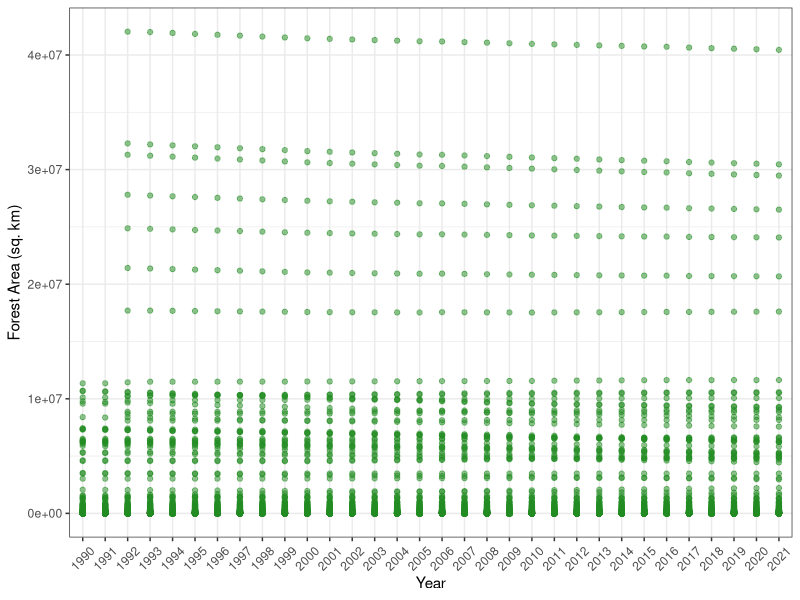
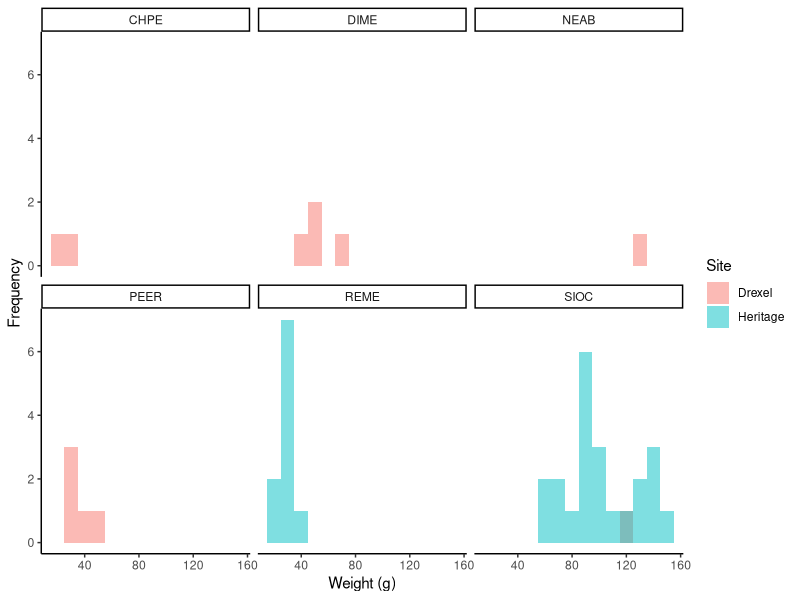

Reproduce these figures in R, in order.
## ---- chunk 1
knitr::opts_chunk$set(echo = TRUE)
## ---- chunk 2
library(tidyverse)
## ---- chunk 3
forest <- read_csv("forest_per_country.csv", skip = 4, col_names = TRUE)
## ---- chunk 4
# a
forest <- forest %>% 
  pivot_longer(`1990`:`2022`, names_to = "Year", values_to = "ForestArea_sqkm")
forest

# b.
forest <- forest %>% 
  drop_na(ForestArea_sqkm)
forest
  
# c
ggplot(forest, aes(Year, ForestArea_sqkm)) +
  geom_point(alpha = 0.5, color = "forestgreen") +
  labs(x = "Year",
       y = "Forest Area (sq. km)") +
  theme_bw() +
  theme(axis.text.x = element_text(angle = 45, vjust = 0.5))
## ---- chunk 5
oecd <- read_csv("oecd_annual_data.csv", skip = 4, col_names = TRUE)
head(oecd)
## ---- chunk 6
#b
oecd <- oecd %>% 
  fill(OECD_member)
oecd

#c
oecd <- oecd %>% 
  pivot_longer(`2000`:`2022`, names_to = "Year", values_to = "MarineProtectedArea_sqkm")
oecd

#d
oecd |> 
  filter(OECD_member == "Non-OECD Economies") |> 
  pivot_wider(names_from = Country, values_from = MarineProtectedArea_sqkm) |> 
  select(-OECD_member)
## ---- chunk 7
rodents <- read_csv("capture_data.csv")
## ---- chunk 8
#a
rodents <- rodents %>% 
  rename(TrapID = `Trap ID`, Status = `Status (R/N)`, TotalWeight = `Total Weight`,
         BagWeight = `Bag weight`, AnimalWeight = `Animal Weight`, 
         HindfoodLength = `Hind foot length`, TailLength = `Tail length`,
         HairSample = `Hair sample (Y/N)`, Position = `Position (R/L)`)

#b 
rodents <- rodents %>% 
  fill(Site)

#c
rodents <- rodents %>% 
  mutate(Species = replace(Species, Species == "SIOC?", "SIOC"),
         Species = replace(Species, Species == "DIME?", "DIME"))

#d
rodents <- rodents %>% 
  mutate(TailLength = replace(TailLength, TailLength == "~15.5", "15.5"))

#e
rodents <- rodents %>% 
  mutate(HairSample = na_if(HairSample, "?"),
         Position = na_if(Position, "?"))

#f
ggplot(rodents, aes(TotalWeight, fill = Site)) +
  geom_histogram(alpha = 0.5, position = "identity", binwidth = 10) +
  facet_wrap(~ Species) +
  labs(x = "Weight (g)", y = "Frequency") +
  theme_classic()
## ---- chunk 9
veg <- read_csv("microsite_grouped_veg.csv")

#a
veg <- veg %>% 
  rename(RecordID = `...1`, TrapID = `Trap Location`, DistancetoVeg_m = `Distance to Vegetation (m)`,
         VegetationType = `Type of Vegetation`, PercentCover = `Percent Veg Cover`, DistancetoWater_m = `Distance to Water (m)`)

#b
veg <- veg %>% 
  select(Site, TrapID, Grouped_Veg)

#c
inner_join(rodents, veg)
## ---- chunk 10
#a
rodents <- rodents %>% 
  separate(Date, into = c("Year", "Month", "Day"), sep = "-")
rodents

#b
rodents <- rodents %>% 
  unite("Date", Year:Day, sep = "-")
rodents

#c
sp_by_site <- rodents %>% 
  group_by(Site, Species) %>% 
  summarize(Count = n())
sp_by_site

#d
sp_by_site %>% 
  pivot_wider(names_from = Species,
              values_from = Count,
              values_fill = 0)
## ---- chunk 11
mammals <- data.frame(site = c(1,1,2,3,3,3), 
                      taxon = c('Suncus etruscus', 'Sorex cinereus', 
                                'Myotis nigricans', 'Notiosorex crawfordi', 
                                'Suncus etruscus', 'Myotis nigricans'),
                      density = c(6.2, 5.2, 11.0, 1.2, 9.4, 9.6),
                      avg_mass = c(4.2, 5, 9.1, 8.6, 4.1, 8.7))
## ---- chunk 12
mammals <- mammals %>% 
  separate(taxon, c("genus", "species"), sep = " ")

mammals <- mammals %>% 
  pivot_longer(density:avg_mass, names_to = "measurement", values_to = "value")

mammals <- mammals %>% 
  unite("taxon", genus, species, sep = " ")

mammals <- mammals %>% 
  pivot_wider(names_from = measurement, values_from = value)
